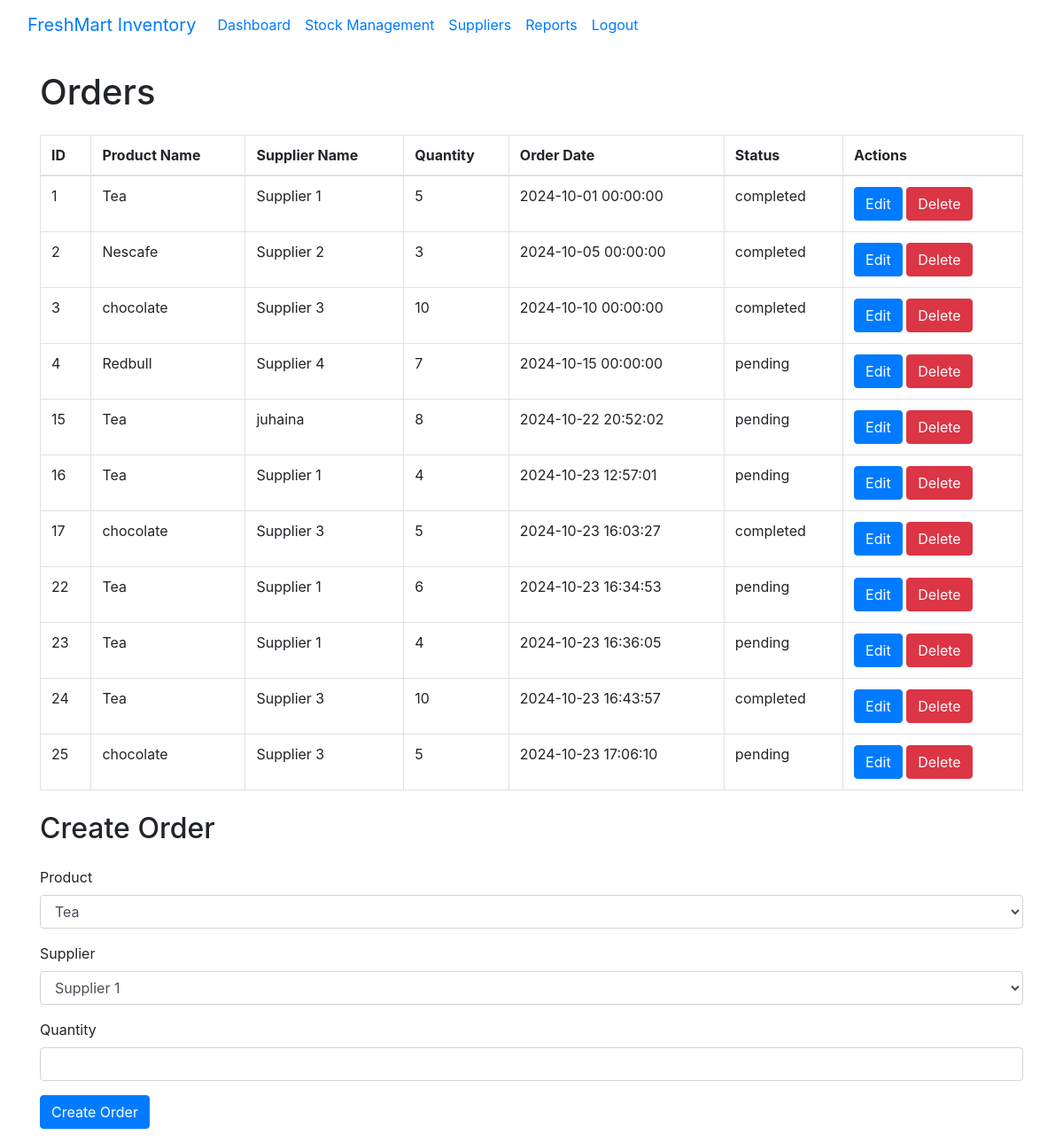
Before: /Admin/orders.php with the older database file.
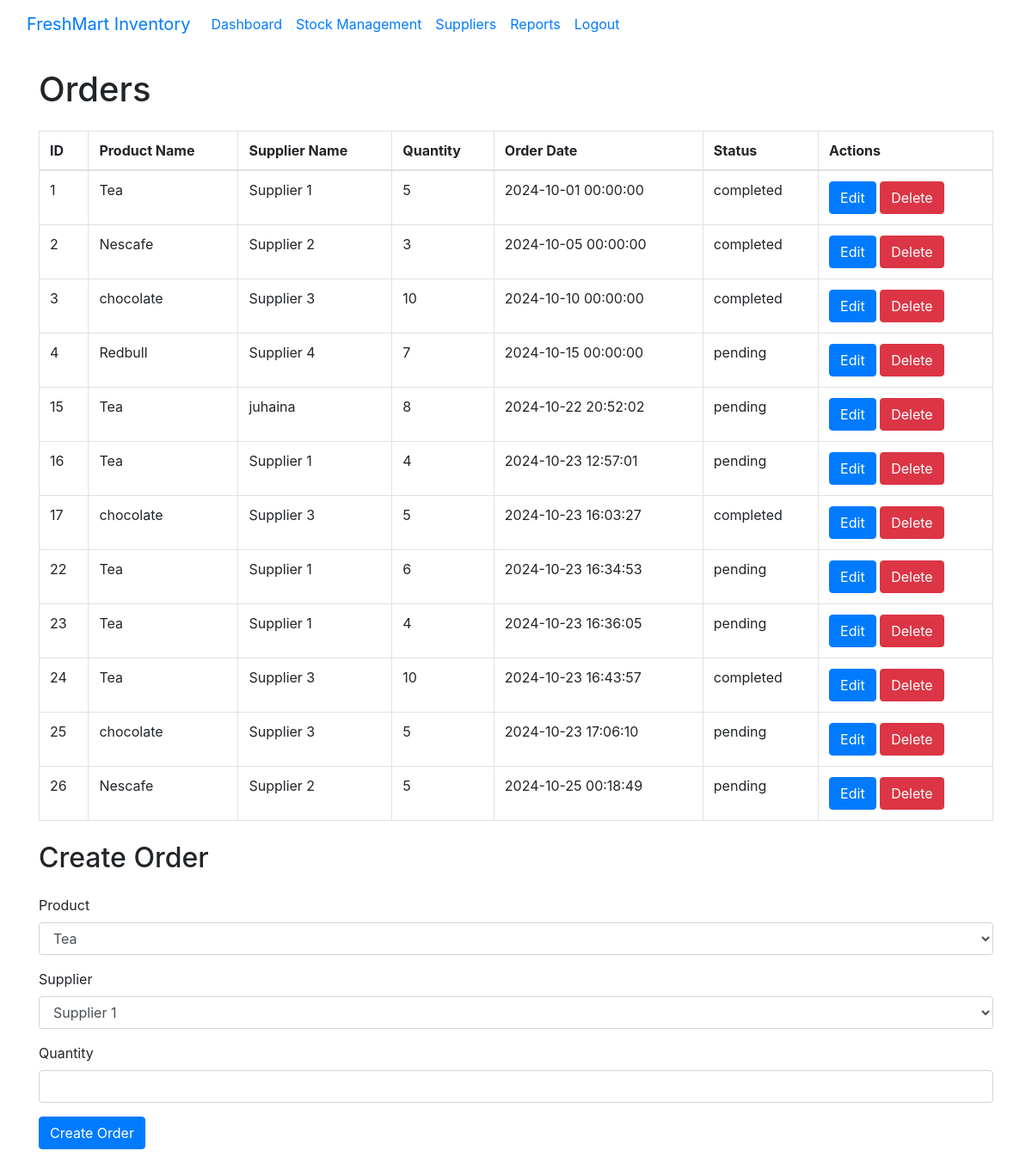
After: the same page with the newer database file.
### tables this page shows
CREATE TABLE `orders` (
  `id` int(11) NOT NULL,
  `product_id` int(11) NOT NULL,
  `supplier_id` int(11) NOT NULL,
  `quantity` int(11) NOT NULL,
  `order_date` datetime DEFAULT current_timestamp(),
  `status` enum('pending','completed','shipped') DEFAULT 'pending'
);

CREATE TABLE `products` (
  `ID` int(11) NOT NULL,
  `ProductName` text NOT NULL,
  `Price` int(11) NOT NULL,
  `SellerName` text NOT NULL,
  `Picture` blob NOT NULL,
  `Quantity` int(11) NOT NULL,
  `image_url` varchar(255) DEFAULT NULL,
  `Sales` int(11) DEFAULT 0
);

CREATE TABLE `suppliers` (
  `id` int(11) NOT NULL,
  `supplier_name` varchar(255) NOT NULL,
  `contact_info` varchar(255) NOT NULL,
  `payment_terms` varchar(255) NOT NULL,
  `is_deleted` tinyint(1) DEFAULT 0,
  `user_id` int(11) DEFAULT NULL
);

### classes/Order.php (called while the page is built, shortened)
<?php
class Order {
    private $conn;
    public function __construct($dbConnection) {
        $this->conn = $dbConnection;
    }
    public function fetchOrders() {
        $sql = "SELECT orders.id, products.ProductName, suppliers.supplier_name, orders.quantity, orders.order_date, orders.status
                FROM orders
                JOIN products ON orders.product_id = products.id
                JOIN suppliers ON orders.supplier_id = suppliers.id";
        return $this->conn->query($sql);
    }
}
?>

### Admin/orders.php (the view, shortened to what this page needs)
<?php
include '../db.php';
include 'AdminNavBar.php';
include '../classes/Order.php';
$order = new Order($conn);
$result = $order->fetchOrders();
?>
<!DOCTYPE html>
<html lang="en">
<head>
    <link href="https://stackpath.bootstrapcdn.com/bootstrap/4.5.2/css/bootstrap.min.css" rel="stylesheet">
</head>
<body>
    <div class="container">
        <h1 class="my-4">Orders</h1>
        <table class="table table-bordered">
            <thead>
                <tr>
                    <th>ID</th>
                    <th>Product Name</th>
                    <th>Supplier Name</th>
                    <th>Quantity</th>
                    <th>Order Date</th>
                    <th>Status</th>
                    <th>Actions</th>
                </tr>
            </thead>
            <tbody>
    <?php
    if ($result->num_rows > 0) {
        while ($row = $result->fetch_assoc()) {
            echo "<tr>
                    <td>{$row['id']}</td>
                    <td>{$row['ProductName']}</td>
                    <td>{$row['supplier_name']}</td>
                    <td>{$row['quantity']}</td>
                    <td>{$row['order_date']}</td>
                    <td>{$row['status']}</td>
                    <td>
                        <button class='btn btn-primary' data-toggle='modal' data-target='#editOrderModal{$row['id']}'>Edit</button>
                        <a href='?delete_order={$row['id']}' class='btn btn-danger'>Delete</a>
                    </td>
                </tr>";
            ?>
            <?php
        }
    } else {
        echo "<tr><td colspan='7'>No orders found</td></tr>";
    }
    ?>
            </tbody>
        </table>
        <h2 class="my-4">Create Order</h2>
        <form action="" method="POST">
            <div class="form-group">
                <label for="product_id">Product</label>
                <select name="product_id" id="product_id" class="form-control" required>
                    <?php
                    $productSql = "SELECT id, ProductName FROM products";
                    $productResult = $conn->query($productSql);
                    while ($product = $productResult->fetch_assoc()) {
                        echo "<option value='{$product['id']}'>{$product['ProductName']}</option>";
                    }
                    ?>
                </select>
            </div>
            <div class="form-group">
                <label for="supplier_id">Supplier</label>
                <select name="supplier_id" id="supplier_id" class="form-control" required>
                    <?php
                    $supplierSql = "SELECT id, supplier_name FROM suppliers";
                    $supplierResult = $conn->query($supplierSql);
                    while ($supplier = $supplierResult->fetch_assoc()) {
                        echo "<option value='{$supplier['id']}'>{$supplier['supplier_name']}</option>";
                    }
                    ?>
                </select>
            </div>
            <div class="form-group">
                <label for="quantity">Quantity</label>
                <input type="number" name="quantity" class="form-control" required>
            </div>
            <button type="submit" name="create_order" class="btn btn-primary">Create Order</button>
        </form>
    </div>
</body>
</html>

### Admin/AdminNavBar.php (shortened to what this page needs)
<nav class="navbar navbar-expand-lg">
    <div class="container-fluid">
        <a class="navbar-brand" href="\Management-Inventory\Admin\Admin.php">FreshMart Inventory</a>
        <div class="collapse navbar-collapse" id="navbarNav">
            <ul class="navbar-nav ms-auto">
                <li class="nav-item">
                    <a class="nav-link" href="Admin.php">Dashboard</a>
                </li>
                <li class="nav-item">
                    <a class="nav-link" href="#">Stock Management</a>
                </li>
                <li class="nav-item">
                    <a class="nav-link active" href="Suppliers.php">Suppliers</a>
                </li>
                <li class="nav-item">
                    <a class="nav-link" href="\Management-Inventory\Admin\report.php">Reports</a>
                </li>
                <li class="nav-item">
                    <a class="nav-link" href="logout.php">Logout</a>
                </li>
            </ul>
        </div>
    </div>
</nav>

Changed rows visible on the page:
added orders: id "26", product.ProductName "Nescafe", supplier.supplier_name "Supplier 2", quantity "5", order_date "2024-10-25 00:18:49", status "pending"
